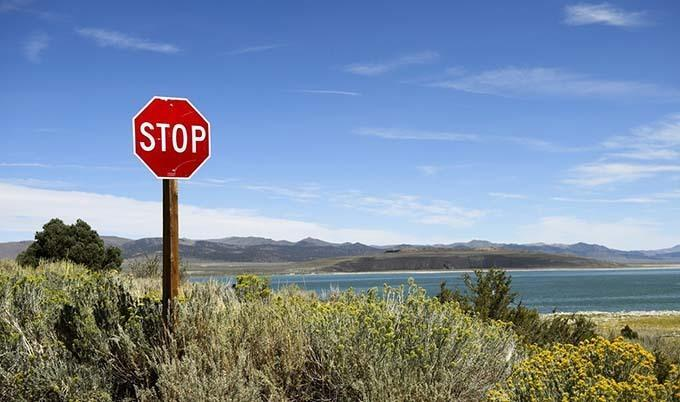
#> input picture stop2.jpg, 680 x 402 px
$ python -i contoursTest.py   (imports and definitions only)
#> lines starting #> are read from the running program, lines starting #| are printed output that depends on the picture; after the words box and inside, x2 and y2 are one past the last pixel; in counts of white or black regions, pixels touching at a corner belong together
#> further down, picture is the input picture: shape (402, 680, 3); mean B, G, R 158.9, 138.9, 122.2
"""
To-Do
add detection for an orange thing in the lane
change direction
yesh
create object to let it stop/continue
make functions for stopping for fixed time, and continuing
clean up code
create boolean for if there's a stop sign
comment for clarity
"""

import cv2 as cv2
from cv2 import imshow
from cv2 import findContours
from cv2 import drawContours
from matplotlib.pyplot import gray
import numpy as np
import lane_functions

def imShow(name, img):
    cv2.imshow(name, img)
    cv2.waitKey(0)
    cv2.destroyAllWindows()

def toCanny(img):
    gray_x = cv2.cvtColor(img, cv2.COLOR_BGR2GRAY)
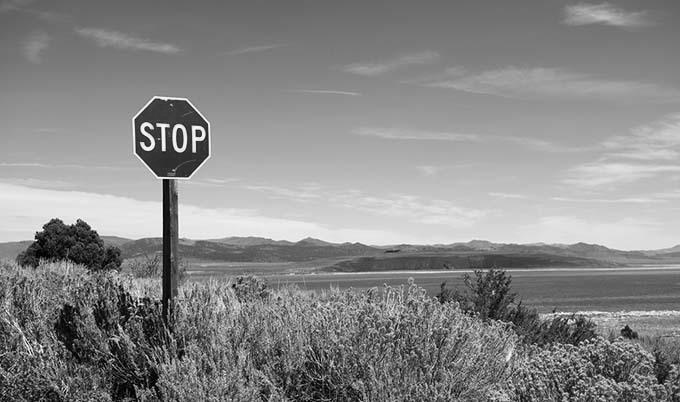
#> gray_x: shape (402, 680); min 0, max 254, mean 136.2
    gaus_x = cv2.GaussianBlur(gray_x, (5,5), 0)
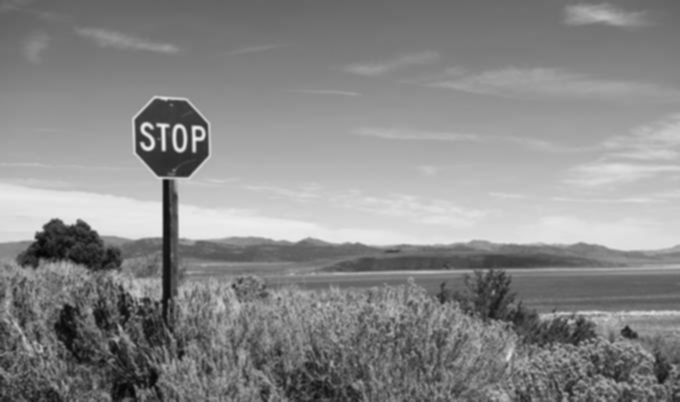
#> gaus_x: shape (402, 680); min 5, max 239, mean 136.2
    canny_x = cv2.Canny(gaus_x, 100, 200)
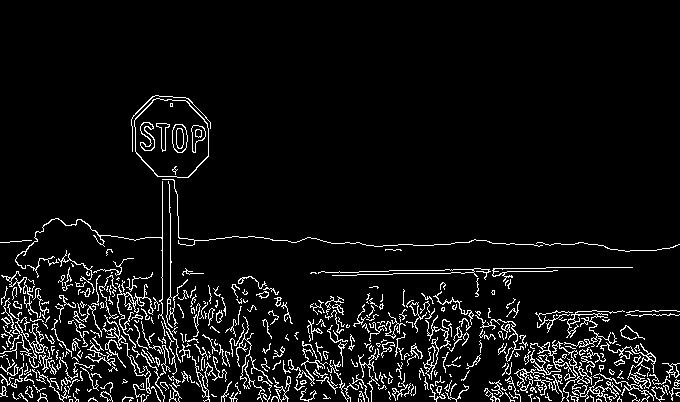
#> canny_x: shape (402, 680); 6.4% white in thin lines or dots, all inside (x1, y1, x2, y2) = (0, 95, 680, 402)
    return canny_x

def contours(img, mask):
    contours, hierarchy = cv2.findContours(mask, cv2.RETR_LIST, cv2.CHAIN_APPROX_NONE)
    #cv2.drawContours(img, contours, -1, (0,255,0), 3)
    max_len_index = 0
    max_len = 0
    for counter, cont in enumerate(contours):
        if len(cont) > max_len:
            max_len_index = counter
    # print("contours", contours)
    # print('max len index' , max_len_index)
    try:
        x, y, w, h = cv2.boundingRect(contours[max_len_index])

        #relative to shape(shape[1]* .2) <-- sumthin
        if w > int(img.shape[1] * .1):
            cv2.rectangle(img, (x, y), (x + w, y + h), (0, 255, 0), 3)

        return img, x, y, w, h
    except:
        print('img not found')


# [1 line that did not run here, left out]
# [1 line not run here, left out]
# [1 line that did not run here, left out]
# [1 line that did not run here, left out]
#imShow('canny', cannied)

low = np.uint8([0, 0, 100])
high = np.uint8([30, 30, 255])
# [1 line that did not run here, left out]
# [8 lines not run here, left out]

>>> import cv2
>>> picture = cv2.imread('stop2.jpg')
>>> result = toCanny(picture)
